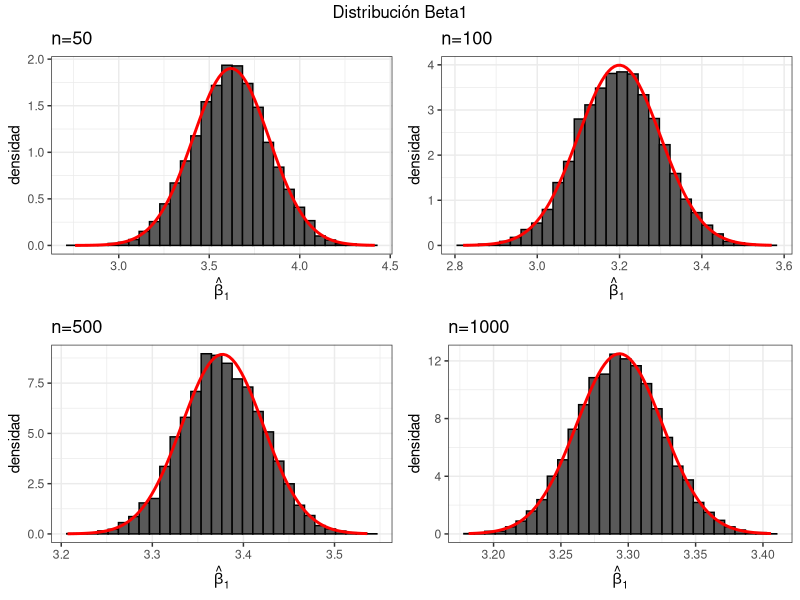
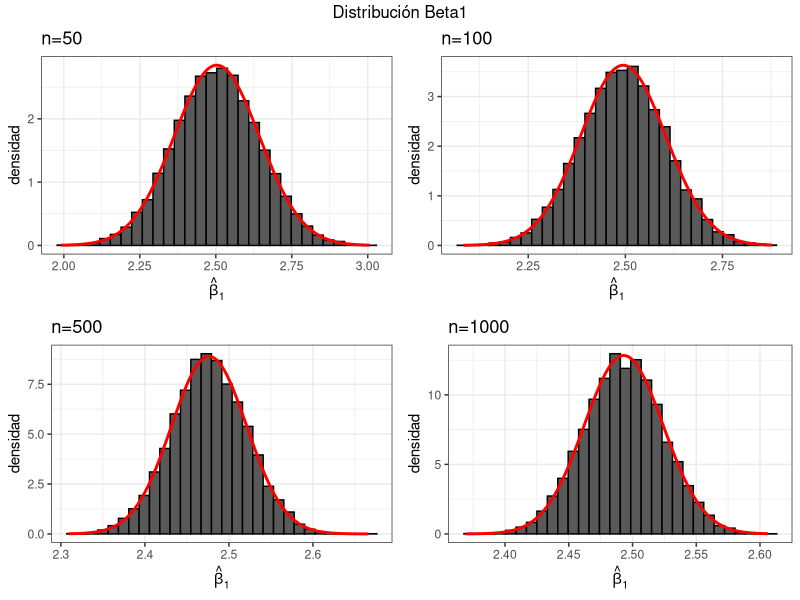

Source code (R) for these figures, in order:
## ---- chunk 1
#Pregunta 3

library(ggplot2)
library(gridExtra)

reps = 10000
n = c(50, 100, 500, 1000)
betas=matrix(NA, nrow = reps, ncol=8)
beta0 = 2
beta1 = 2.5
beta2 = 1

for(j in 1:length(n)){
  x1 = rnorm(n[j],20,1)
  e = rnorm(n[j],0,1)
  x2 = 0.8*x1 + e
  for(i in 1:reps){
    u=rnorm(n[j],0,1)
    y=beta0 + beta1*x1 + beta2*x2 + u
    model=lm(y~x1)
    betas[i,j]=model$coef[1]
    betas[i,j+4]=model$coef[2]
  }
}
betas_df<-data.frame(betas)
means <- apply(betas,2,mean)
vars <- apply(betas,2,var)

sesgob0 = c(means[[1]]-2, means[[2]]-2,means[[3]]-2,means[[4]]-2)
sesgob1 = c(means[[5]]-2.5, means[[6]]-2.5, means[[7]]-2.5, means[[8]]-2.5)
## ---- chunk 2

#b)
g1 <- ggplot(betas_df) +
  geom_histogram(aes(betas_df[,5], y =..density..), col="black", bins=30) +
  stat_function(fun=dnorm, args=list(mean=mean(betas_df[,5]), sd=sd(betas_df[,5])),
                geom="line",colour="red", size=1) +
  ylab("densidad") + xlab(expression(hat(beta)[1])) + theme_bw() + ggtitle("n=50") 
g2 <- ggplot(betas_df) +
  geom_histogram(aes(betas_df[,6], y =..density..), col="black", bins=30) +
  stat_function(fun=dnorm, args=list(mean=mean(betas_df[,6]), sd=sd(betas_df[,6])),
                geom="line",colour="red", size=1) +
  ylab("densidad") + xlab(expression(hat(beta)[1])) + theme_bw() + ggtitle("n=100")

g3 <- ggplot(betas_df) +
  geom_histogram(aes(betas_df[,7], y =..density..), col="black", bins=30) +
  stat_function(fun=dnorm, args=list(mean=mean(betas_df[,7]), sd=sd(betas_df[,7])),
                geom="line",colour="red", size=1) +
  ylab("densidad") + xlab(expression(hat(beta)[1])) + theme_bw() + ggtitle("n=500")

g4 <- ggplot(betas_df) +
  geom_histogram(aes(betas_df[,8], y =..density..), col="black", bins=30) +
  stat_function(fun=dnorm, args=list(mean=mean(betas_df[,8]), sd=sd(betas_df[,8])),
                geom="line",colour="red", size=1) +
  ylab("densidad") + xlab(expression(hat(beta)[1])) + theme_bw() + ggtitle("n=1000")

grid.arrange(g1, g2, g3, g4, ncol = 2, nrow = 2, top = "Distribución Beta1")

#lo raro de esto es que cuando aumenta el tamaño muestral, las colas se me alejaron más y están demasiado sesgados
## ---- chunk 3
#c)

reps = 10000
n = c(50, 100, 500, 1000)
betas=matrix(NA, nrow = reps, ncol=8)
beta0 = 2
beta1 = 2.5
beta2 = 1

for(j in 1:length(n)){
  x1 = rnorm(n[j],20,1)
  e = rnorm(n[j],0,1)
  x2 = runif(n[j],0,1)
  for(i in 1:reps){
    u=rnorm(n[j],0,1)
    y=beta0 + beta1*x1 + beta2*x2 + u
    model=lm(y~x1)
    betas[i,j]=model$coef[1]
    betas[i,j+4]=model$coef[2]
  }
}
betas_df<-data.frame(betas)
means <- apply(betas,2,mean)
vars <- apply(betas,2,var)

sesgob0 = c(means[[1]]-2, means[[2]]-2,means[[3]]-2,means[[4]]-2)
sesgob1 = c(means[[5]]-2.5, means[[6]]-2.5, means[[7]]-2.5, means[[8]]-2.5)


g1 <- ggplot(betas_df) +
  geom_histogram(aes(betas_df[,5], y =..density..), col="black", bins=30) +
  stat_function(fun=dnorm, args=list(mean=mean(betas_df[,5]), sd=sd(betas_df[,5])),
                geom="line",colour="red", size=1) +
  ylab("densidad") + xlab(expression(hat(beta)[1])) + theme_bw() + ggtitle("n=50") 
g2 <- ggplot(betas_df) +
  geom_histogram(aes(betas_df[,6], y =..density..), col="black", bins=30) +
  stat_function(fun=dnorm, args=list(mean=mean(betas_df[,6]), sd=sd(betas_df[,6])),
                geom="line",colour="red", size=1) +
  ylab("densidad") + xlab(expression(hat(beta)[1])) + theme_bw() + ggtitle("n=100")

g3 <- ggplot(betas_df) +
  geom_histogram(aes(betas_df[,7], y =..density..), col="black", bins=30) +
  stat_function(fun=dnorm, args=list(mean=mean(betas_df[,7]), sd=sd(betas_df[,7])),
                geom="line",colour="red", size=1) +
  ylab("densidad") + xlab(expression(hat(beta)[1])) + theme_bw() + ggtitle("n=500")

g4 <- ggplot(betas_df) +
  geom_histogram(aes(betas_df[,8], y =..density..), col="black", bins=30) +
  stat_function(fun=dnorm, args=list(mean=mean(betas_df[,8]), sd=sd(betas_df[,8])),
                geom="line",colour="red", size=1) +
  ylab("densidad") + xlab(expression(hat(beta)[1])) + theme_bw() + ggtitle("n=1000")

grid.arrange(g1, g2, g3, g4, ncol = 2, nrow = 2, top = "Distribución Beta1")
